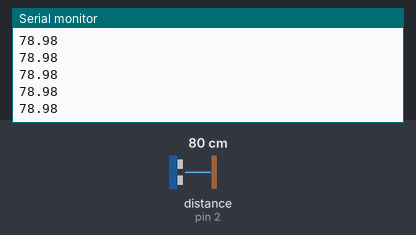
This sketch was run on a simulated Arduino Nano, built with avr-gcc and run on an emulated ATmega328P. Parts: the last lines printed to the serial monitor. Wiring (from diagram.json): ultrasonic range finder: trigger pin 3; echo pin 2. The inputs (shaded band) are chosen by the test bench; at power-on: distance to the obstacle (sensor on pin 2) 80 cm. The echo pulse lasts 58.3 µs per cm.

Above: at 1.2 s.
1.3 s: distance to the obstacle (sensor on pin 2) set to 2 cm
At 1.6 s:
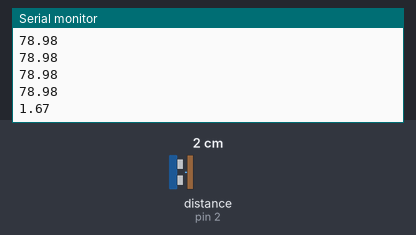
2.8 s: distance to the obstacle (sensor on pin 2) set to 4 cm
At 2.8 s:
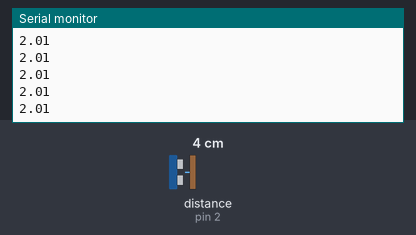
Timing chart, 0 to 5.8 s (numbered marks = the images above; inputs shaded):
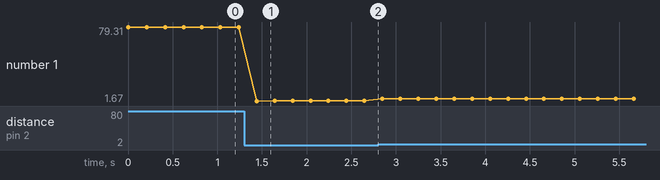

Measured:
- after the input at 1.3 s, the serial monitor: prints a new line after 0.14 s (image 1)
- plotted number 1: 78.98 → 2.01 after the input at 1.3 s, 2.01 → 4 after the input at 2.8 s

The sketch:

sketch.ino
```cpp
int trig =3;
int echo =2;
int led1 = 5, led2=6,led3=7,led4=8;
int duration;
float distance;


void setup() {
  pinMode(trig, OUTPUT);
  pinMode(echo, INPUT);

  Serial.begin(9600);
}

void loop() {
  digitalWrite(trig, LOW);
  delayMicroseconds(2);
  digitalWrite(trig,HIGH);
  delayMicroseconds(10);
  digitalWrite(trig,LOW);

  duration = pulseIn(echo, HIGH);

  distance = duration * 0.034 / 2;

  Serial.println(distance);

  delay(200);
  if(distance < 10){
  digitalWrite(led1, HIGH);
  }else{
    digitalWrite(led1, LOW);
  digitalWrite(led2, LOW);
  digitalWrite(led3, LOW);
  digitalWrite(led4, LOW);


  }
  if(distance < 50){
    digitalWrite(led2, HIGH);
  }else{
  digitalWrite(led2, LOW);
  digitalWrite(led3, LOW);
  digitalWrite(led4, LOW);
  digitalWrite(led1, LOW);

  }
  if(distance < 200){
    digitalWrite(led3, HIGH);
  }else{
    digitalWrite(led3, LOW);
  digitalWrite(led4, LOW);
  digitalWrite(led2, LOW);
  digitalWrite(led1, LOW);
  }


  if(distance  < 400){
    digitalWrite(led4, HIGH);
  }else{
    digitalWrite(led4, LOW);
  }

}
```
